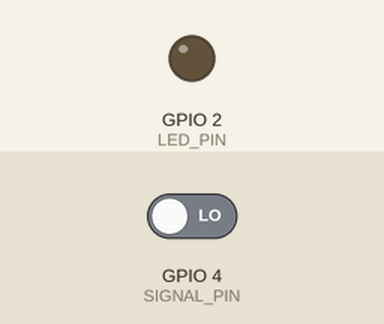
Simulated run of this sketch. Board: ESP32. Shown: output pins drawn as LEDs (lit = HIGH). Inputs (shaded band) come from the test bench; at power-on: GPIO 4 (SIGNAL_PIN) LOW. WiFi joins after 1.5 s; servers stay silent unless stated; uploads are accepted with an empty reply; the camera gives no picture; what the sketch prints to the serial monitor is not drawn.

Above: at 3.0 s.
3.1 s: GPIO 4 (SIGNAL_PIN) driven HIGH
At 3.5 s:
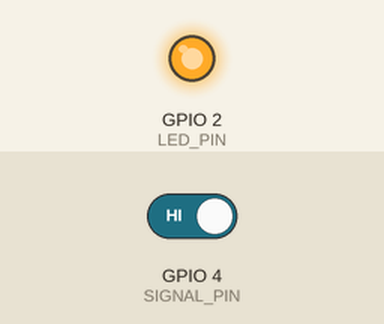
6.1 s: GPIO 4 (SIGNAL_PIN) driven LOW
At 6.9 s:
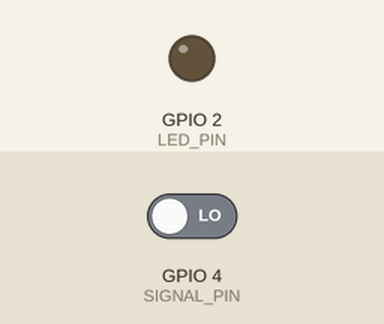
Timing chart, 0 to 9.1 s (numbered marks = the images above; inputs shaded):
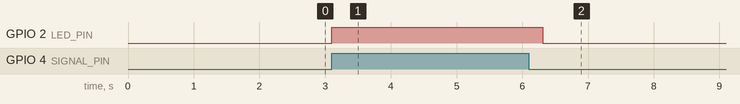

Measured:
- after the input at 3.1 s, GPIO 2 (LED_PIN): LOW → HIGH at once
- after the input at 6.1 s, GPIO 2 (LED_PIN): HIGH → LOW after 0.21 s

The sketch:

ESP32Cam.ino
```cpp
#define CAMERA_MODEL_AI_THINKER  // Has PSRAM

#if defined(CAMERA_MODEL_WROVER_KIT)
#define PWDN_GPIO_NUM -1
#define RESET_GPIO_NUM -1
#define XCLK_GPIO_NUM 21
#define SIOD_GPIO_NUM 26
#define SIOC_GPIO_NUM 27

#define Y9_GPIO_NUM 35
#define Y8_GPIO_NUM 34
#define Y7_GPIO_NUM 39
#define Y6_GPIO_NUM 36
#define Y5_GPIO_NUM 19
#define Y4_GPIO_NUM 18
#define Y3_GPIO_NUM 5
#define Y2_GPIO_NUM 4
#define VSYNC_GPIO_NUM 25
#define HREF_GPIO_NUM 23
#define PCLK_GPIO_NUM 22

#elif defined(CAMERA_MODEL_ESP_EYE)
#define PWDN_GPIO_NUM -1
#define RESET_GPIO_NUM -1
#define XCLK_GPIO_NUM 4
#define SIOD_GPIO_NUM 18
#define SIOC_GPIO_NUM 23

#define Y9_GPIO_NUM 36
#define Y8_GPIO_NUM 37
#define Y7_GPIO_NUM 38
#define Y6_GPIO_NUM 39
#define Y5_GPIO_NUM 35
#define Y4_GPIO_NUM 14
#define Y3_GPIO_NUM 13
#define Y2_GPIO_NUM 34
#define VSYNC_GPIO_NUM 5
#define HREF_GPIO_NUM 27
#define PCLK_GPIO_NUM 25

#define LED_GPIO_NUM 22

#elif defined(CAMERA_MODEL_M5STACK_PSRAM)
#define PWDN_GPIO_NUM -1
#define RESET_GPIO_NUM 15
#define XCLK_GPIO_NUM 27
#define SIOD_GPIO_NUM 25
#define SIOC_GPIO_NUM 23

#define Y9_GPIO_NUM 19
#define Y8_GPIO_NUM 36
#define Y7_GPIO_NUM 18
#define Y6_GPIO_NUM 39
#define Y5_GPIO_NUM 5
#define Y4_GPIO_NUM 34
#define Y3_GPIO_NUM 35
#define Y2_GPIO_NUM 32
#define VSYNC_GPIO_NUM 22
#define HREF_GPIO_NUM 26
#define PCLK_GPIO_NUM 21

#elif defined(CAMERA_MODEL_M5STACK_V2_PSRAM)
#define PWDN_GPIO_NUM -1
#define RESET_GPIO_NUM 15
#define XCLK_GPIO_NUM 27
#define SIOD_GPIO_NUM 22
#define SIOC_GPIO_NUM 23

#define Y9_GPIO_NUM 19
#define Y8_GPIO_NUM 36
#define Y7_GPIO_NUM 18
#define Y6_GPIO_NUM 39
#define Y5_GPIO_NUM 5
#define Y4_GPIO_NUM 34
#define Y3_GPIO_NUM 35
#define Y2_GPIO_NUM 32
#define VSYNC_GPIO_NUM 25
#define HREF_GPIO_NUM 26
#define PCLK_GPIO_NUM 21

#elif defined(CAMERA_MODEL_M5STACK_WIDE)
#define PWDN_GPIO_NUM -1
#define RESET_GPIO_NUM 15
#define XCLK_GPIO_NUM 27
#define SIOD_GPIO_NUM 22
#define SIOC_GPIO_NUM 23

#define Y9_GPIO_NUM 19
#define Y8_GPIO_NUM 36
#define Y7_GPIO_NUM 18
#define Y6_GPIO_NUM 39
#define Y5_GPIO_NUM 5
#define Y4_GPIO_NUM 34
#define Y3_GPIO_NUM 35
#define Y2_GPIO_NUM 32
#define VSYNC_GPIO_NUM 25
#define HREF_GPIO_NUM 26
#define PCLK_GPIO_NUM 21

#define LED_GPIO_NUM 2

#elif defined(CAMERA_MODEL_M5STACK_ESP32CAM)
#define PWDN_GPIO_NUM -1
#define RESET_GPIO_NUM 15
#define XCLK_GPIO_NUM 27
#define SIOD_GPIO_NUM 25
#define SIOC_GPIO_NUM 23

#define Y9_GPIO_NUM 19
#define Y8_GPIO_NUM 36
#define Y7_GPIO_NUM 18
#define Y6_GPIO_NUM 39
#define Y5_GPIO_NUM 5
#define Y4_GPIO_NUM 34
#define Y3_GPIO_NUM 35
#define Y2_GPIO_NUM 17
#define VSYNC_GPIO_NUM 22
#define HREF_GPIO_NUM 26
#define PCLK_GPIO_NUM 21

#elif defined(CAMERA_MODEL_M5STACK_UNITCAM)
#define PWDN_GPIO_NUM -1
#define RESET_GPIO_NUM 15
#define XCLK_GPIO_NUM 27
#define SIOD_GPIO_NUM 25
#define SIOC_GPIO_NUM 23

#define Y9_GPIO_NUM 19
#define Y8_GPIO_NUM 36
#define Y7_GPIO_NUM 18
#define Y6_GPIO_NUM 39
#define Y5_GPIO_NUM 5
#define Y4_GPIO_NUM 34
#define Y3_GPIO_NUM 35
#define Y2_GPIO_NUM 32
#define VSYNC_GPIO_NUM 22
#define HREF_GPIO_NUM 26
#define PCLK_GPIO_NUM 21

#elif defined(CAMERA_MODEL_M5STACK_CAMS3_UNIT)
#define PWDN_GPIO_NUM -1
#define RESET_GPIO_NUM 21
#define XCLK_GPIO_NUM 11
#define SIOD_GPIO_NUM 17
#define SIOC_GPIO_NUM 41

#define Y9_GPIO_NUM 13
#define Y8_GPIO_NUM 4
#define Y7_GPIO_NUM 10
#define Y6_GPIO_NUM 5
#define Y5_GPIO_NUM 7
#define Y4_GPIO_NUM 16
#define Y3_GPIO_NUM 15
#define Y2_GPIO_NUM 6
#define VSYNC_GPIO_NUM 42
#define HREF_GPIO_NUM 18
#define PCLK_GPIO_NUM 12

#define LED_GPIO_NUM 14

#elif defined(CAMERA_MODEL_AI_THINKER)
#define PWDN_GPIO_NUM 32
#define RESET_GPIO_NUM -1
#define XCLK_GPIO_NUM 0
#define SIOD_GPIO_NUM 26
#define SIOC_GPIO_NUM 27

#define Y9_GPIO_NUM 35
#define Y8_GPIO_NUM 34
#define Y7_GPIO_NUM 39
#define Y6_GPIO_NUM 36
#define Y5_GPIO_NUM 21
#define Y4_GPIO_NUM 19
#define Y3_GPIO_NUM 18
#define Y2_GPIO_NUM 5
#define VSYNC_GPIO_NUM 25
#define HREF_GPIO_NUM 23
#define PCLK_GPIO_NUM 22

// 4 for flash led or 33 for normal led
#define LED_GPIO_NUM 4

#elif defined(CAMERA_MODEL_TTGO_T_JOURNAL)
#define PWDN_GPIO_NUM 0
#define RESET_GPIO_NUM 15
#define XCLK_GPIO_NUM 27
#define SIOD_GPIO_NUM 25
#define SIOC_GPIO_NUM 23

#define Y9_GPIO_NUM 19
#define Y8_GPIO_NUM 36
#define Y7_GPIO_NUM 18
#define Y6_GPIO_NUM 39
#define Y5_GPIO_NUM 5
#define Y4_GPIO_NUM 34
#define Y3_GPIO_NUM 35
#define Y2_GPIO_NUM 17
#define VSYNC_GPIO_NUM 22
#define HREF_GPIO_NUM 26
#define PCLK_GPIO_NUM 21

#elif defined(CAMERA_MODEL_XIAO_ESP32S3)
#define PWDN_GPIO_NUM -1
#define RESET_GPIO_NUM -1
#define XCLK_GPIO_NUM 10
#define SIOD_GPIO_NUM 40
#define SIOC_GPIO_NUM 39

#define Y9_GPIO_NUM 48
#define Y8_GPIO_NUM 11
#define Y7_GPIO_NUM 12
#define Y6_GPIO_NUM 14
#define Y5_GPIO_NUM 16
#define Y4_GPIO_NUM 18
#define Y3_GPIO_NUM 17
#define Y2_GPIO_NUM 15
#define VSYNC_GPIO_NUM 38
#define HREF_GPIO_NUM 47
#define PCLK_GPIO_NUM 13

#elif defined(CAMERA_MODEL_ESP32_CAM_BOARD)
// The 18 pin header on the board has Y5 and Y3 swapped
#define USE_BOARD_HEADER 0
#define PWDN_GPIO_NUM 32
#define RESET_GPIO_NUM 33
#define XCLK_GPIO_NUM 4
#define SIOD_GPIO_NUM 18
#define SIOC_GPIO_NUM 23

#define Y9_GPIO_NUM 36
#define Y8_GPIO_NUM 19
#define Y7_GPIO_NUM 21
#define Y6_GPIO_NUM 39
#if USE_BOARD_HEADER
#define Y5_GPIO_NUM 13
#else
#define Y5_GPIO_NUM 35
#endif
#define Y4_GPIO_NUM 14
#if USE_BOARD_HEADER
#define Y3_GPIO_NUM 35
#else
#define Y3_GPIO_NUM 13
#endif
#define Y2_GPIO_NUM 34
#define VSYNC_GPIO_NUM 5
#define HREF_GPIO_NUM 27
#define PCLK_GPIO_NUM 25

#elif defined(CAMERA_MODEL_ESP32S3_CAM_LCD)
#define PWDN_GPIO_NUM -1
#define RESET_GPIO_NUM -1
#define XCLK_GPIO_NUM 40
#define SIOD_GPIO_NUM 17
#define SIOC_GPIO_NUM 18

#define Y9_GPIO_NUM 39
#define Y8_GPIO_NUM 41
#define Y7_GPIO_NUM 42
#define Y6_GPIO_NUM 12
#define Y5_GPIO_NUM 3
#define Y4_GPIO_NUM 14
#define Y3_GPIO_NUM 47
#define Y2_GPIO_NUM 13
#define VSYNC_GPIO_NUM 21
#define HREF_GPIO_NUM 38
#define PCLK_GPIO_NUM 11

#elif defined(CAMERA_MODEL_ESP32S2_CAM_BOARD)
// The 18 pin header on the board has Y5 and Y3 swapped
#define USE_BOARD_HEADER 0
#define PWDN_GPIO_NUM 1
#define RESET_GPIO_NUM 2
#define XCLK_GPIO_NUM 42
#define SIOD_GPIO_NUM 41
#define SIOC_GPIO_NUM 18

#define Y9_GPIO_NUM 16
#define Y8_GPIO_NUM 39
#define Y7_GPIO_NUM 40
#define Y6_GPIO_NUM 15
#if USE_BOARD_HEADER
#define Y5_GPIO_NUM 12
#else
#define Y5_GPIO_NUM 13
#endif
#define Y4_GPIO_NUM 5
#if USE_BOARD_HEADER
#define Y3_GPIO_NUM 13
#else
#define Y3_GPIO_NUM 12
#endif
#define Y2_GPIO_NUM 14
#define VSYNC_GPIO_NUM 38
#define HREF_GPIO_NUM 4
#define PCLK_GPIO_NUM 3

#elif defined(CAMERA_MODEL_ESP32S3_EYE)
#define PWDN_GPIO_NUM -1
#define RESET_GPIO_NUM -1
#define XCLK_GPIO_NUM 15
#define SIOD_GPIO_NUM 4
#define SIOC_GPIO_NUM 5

#define Y2_GPIO_NUM 11
#define Y3_GPIO_NUM 9
#define Y4_GPIO_NUM 8
#define Y5_GPIO_NUM 10
#define Y6_GPIO_NUM 12
#define Y7_GPIO_NUM 18
#define Y8_GPIO_NUM 17
#define Y9_GPIO_NUM 16

#define VSYNC_GPIO_NUM 6
#define HREF_GPIO_NUM 7
#define PCLK_GPIO_NUM 13

#elif defined(CAMERA_MODEL_DFRobot_FireBeetle2_ESP32S3) || defined(CAMERA_MODEL_DFRobot_Romeo_ESP32S3)
#define PWDN_GPIO_NUM -1
#define RESET_GPIO_NUM -1
#define XCLK_GPIO_NUM 45
#define SIOD_GPIO_NUM 1
#define SIOC_GPIO_NUM 2

#define Y9_GPIO_NUM 48
#define Y8_GPIO_NUM 46
#define Y7_GPIO_NUM 8
#define Y6_GPIO_NUM 7
#define Y5_GPIO_NUM 4
#define Y4_GPIO_NUM 41
#define Y3_GPIO_NUM 40
#define Y2_GPIO_NUM 39
#define VSYNC_GPIO_NUM 6
#define HREF_GPIO_NUM 42
#define PCLK_GPIO_NUM 5

#else
#error "Camera model not selected"
#endif


#include "esp_camera.h"
#include <Arduino.h>
#include <WiFi.h>
#include <HTTPClient.h>
#include "base64.h"

// Define the signal pin
#define SIGNAL_PIN 4
// GPIO pin for the LED on the ESP32-CAM board
const int LED_PIN = 2;

const char* ssid = "Note";
const char* password = "12345678";
String serverName = "http://82.115.18.157:8080/api/upload";

void print(const char c[]) {
  Serial.print("Cam Serial: ");
  Serial.println(c);

  Serial.print("Cam Serial 1: ");
  Serial.println(c);
}

void connectToWiFi() {
  Serial.println("Connecting to WiFi...");
  WiFi.begin(ssid, password);
  while (WiFi.status() != WL_CONNECTED) {
    delay(100);
    Serial.print(".");
  }
  Serial.println("Connected to WiFi");
}

void configCamera() {
  // Initialize the camera
  camera_config_t config;
  config.ledc_channel = LEDC_CHANNEL_0;
  config.ledc_timer = LEDC_TIMER_0;
  config.pin_d0 = Y2_GPIO_NUM;
  config.pin_d1 = Y3_GPIO_NUM;
  config.pin_d2 = Y4_GPIO_NUM;
  config.pin_d3 = Y5_GPIO_NUM;
  config.pin_d4 = Y6_GPIO_NUM;
  config.pin_d5 = Y7_GPIO_NUM;
  config.pin_d6 = Y8_GPIO_NUM;
  config.pin_d7 = Y9_GPIO_NUM;
  config.pin_xclk = XCLK_GPIO_NUM;
  config.pin_pclk = PCLK_GPIO_NUM;
  config.pin_vsync = VSYNC_GPIO_NUM;
  config.pin_href = HREF_GPIO_NUM;
  config.pin_sscb_sda = SIOD_GPIO_NUM;
  config.pin_sscb_scl = SIOC_GPIO_NUM;
  config.pin_pwdn = PWDN_GPIO_NUM;
  config.pin_reset = RESET_GPIO_NUM;
  config.pin_xclk = XCLK_GPIO_NUM;
  config.xclk_freq_hz = 20000000;
  config.pixel_format = PIXFORMAT_JPEG;
  config.frame_size = FRAMESIZE_SVGA;  // Change to lower resolution, e.g., FRAMESIZE_SVGA
  config.jpeg_quality = 15;            // Adjust JPEG quality (higher value = lower quality)
  config.fb_count = 1;

  // Camera init
  esp_err_t err = esp_camera_init(&config);
  if (err != ESP_OK) {
    Serial.printf("Camera init failed with error 0x%x", err);
    return;
  }
}

void captureImage() {
  // Capture photo
  camera_fb_t* fb = esp_camera_fb_get();
  if (!fb) {
    Serial.println("Camera capture failed");
    return;
  }

  // Convert image to Base64
  String base64Image = base64::encode((uint8_t*)fb->buf, fb->len);
  Serial.println(base64Image);
  // Prepare JSON payload
  String jsonPayload = "{\"image\":\"" + base64Image + "\"}";

  // Prepare HTTP POST request
  if (WiFi.status() == WL_CONNECTED) {
    HTTPClient http;
    http.begin(serverName);
    http.addHeader("Content-Type", "application/json");

    int httpResponseCode = http.POST((uint8_t*)jsonPayload.c_str(), jsonPayload.length());

    if (httpResponseCode > 0) {
      String response = http.getString();
      Serial.println(httpResponseCode);
      Serial.println(response);
    } else {
      Serial.print("Error on sending POST: ");
      Serial.println(httpResponseCode);
      String response = http.getString();
      Serial.println(response);
    }
    http.end();
  } else {
    Serial.println("WiFi Disconnected");
  }

  // Return the frame buffer back to be reused
  esp_camera_fb_return(fb);
}

void setup() {
  Serial.begin(115200);
  //Serial1.begin(115200, SERIAL_8N1, 3, 1);  // GPIO 3 (U0RXD), GPIO 1 (U0TXD)
  Serial.setDebugOutput(true);

  pinMode(SIGNAL_PIN, INPUT);
  pinMode(LED_PIN, OUTPUT);

  // Connect to WiFi
  Serial.println("Connecting to WiFi...");
  WiFi.begin(ssid, password);
  while (WiFi.status() != WL_CONNECTED) {
    delay(100);
    Serial.print(".");
  }
  Serial.println("Connected to WiFi");

  configCamera();
  print("Configured!");
}

void loop() {
  if (digitalRead(SIGNAL_PIN) == HIGH) {

    print("Light turned on");

    digitalWrite(LED_PIN, HIGH);

    //while (digitalRead(SIGNAL_PIN) == HIGH) {
    //  delay(10);
    //}

    captureImage();

    digitalWrite(LED_PIN, LOW);
    print("Light turned off");
  }
}
```
